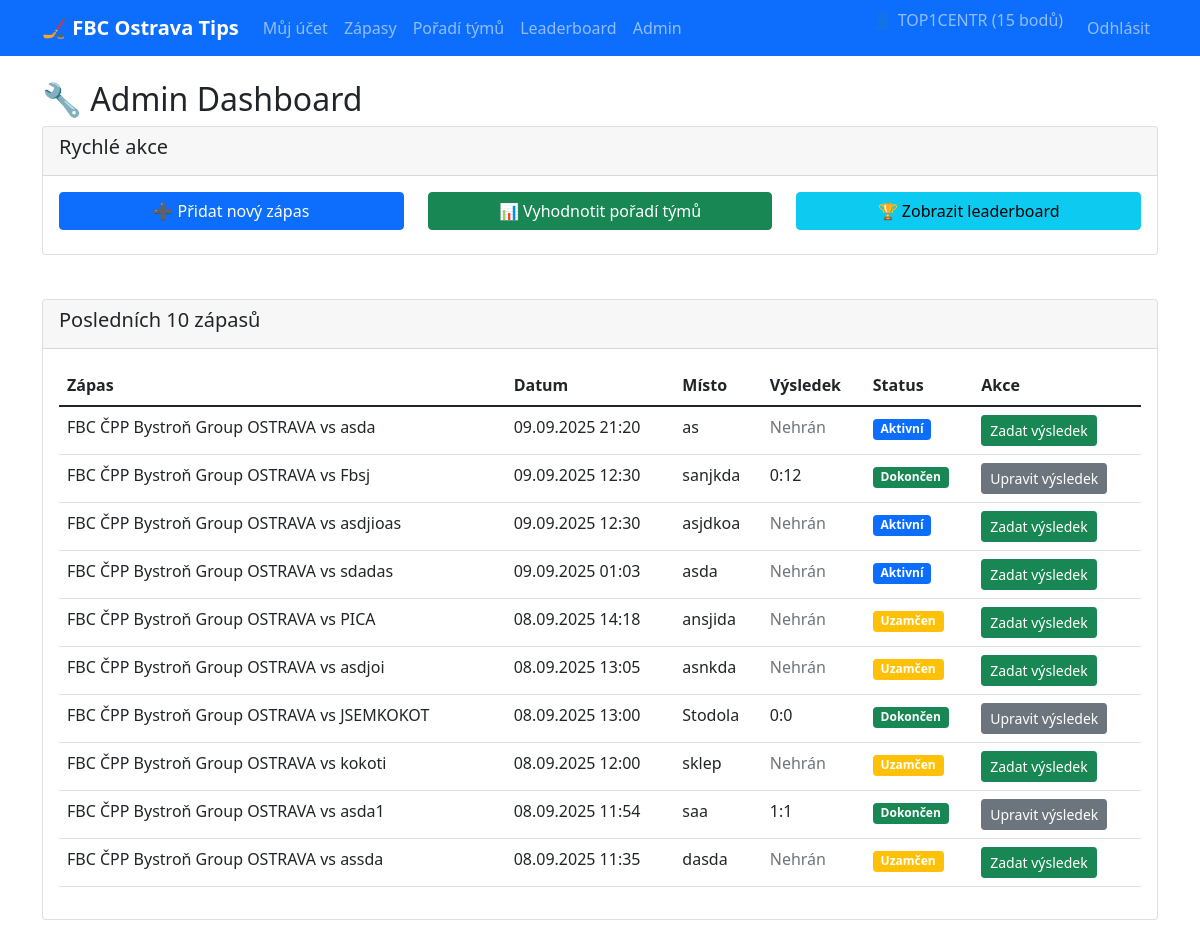
The page /admin-panel/ (signed in) on the database its author committed.
### tipovani/models.py (models this page shows, shortened)
class UserProfile(models.Model):
    user = models.OneToOneField(User, on_delete=models.CASCADE)
    points = models.IntegerField(default=0)

class Match(models.Model):
    home_team = models.CharField(max_length=100, default="FBC ČPP Bystroň Group OSTRAVA")
    opponent = models.CharField(max_length=100)
    datetime = models.DateTimeField()
    location = models.CharField(max_length=200)
    home_score = models.IntegerField(null=True, blank=True)
    away_score = models.IntegerField(null=True, blank=True)
    is_finished = models.BooleanField(default=False)
    question = models.CharField(max_length=255)
    correct_answer = models.BooleanField(null=True, blank=True)  # bude vyplněno až po zápase
    def is_locked(self):
        return timezone.now() >= (self.datetime - timedelta(hours=1))

### tipovani/views.py (the view)
# urls.py: path('admin-panel/', views.admin_dashboard, name='admin_dashboard'),
@login_required
def admin_dashboard(request):
    if not request.user.is_staff:
        messages.error(request, 'Nemáte oprávnění pro přístup do admin sekce!')
        return redirect('dashboard')
    matches = Match.objects.all().order_by('-datetime')[:10]
    return render(request, 'tipovani/admin/admin_dashboard.html', {'matches': matches})

### tipovani/templates/tipovani/admin/admin_dashboard.html (shortened to what this page needs)
{% extends 'tipovani/base.html' %}
{% block content %}
<h2>🔧 Admin Dashboard</h2>
<div class="row">
    <div class="col-md-12">
        <div class="card">
            <div class="card-header">
                <h5>Rychlé akce</h5>
            </div>
            <div class="card-body">
                <div class="row">
                    <div class="col-md-4">
                        <a href="{% url 'pridat_zapas' %}" class="btn btn-primary w-100 mb-2">
                            ➕ Přidat nový zápas
                        </a>
                    </div>
                    <div class="col-md-4">
                        <a href="{% url 'vyhodnotit_poradi' %}" class="btn btn-success w-100 mb-2">
                            📊 Vyhodnotit pořadí týmů
                        </a>
                    </div>
                    <div class="col-md-4">
                        <a href="{% url 'leaderboard' %}" class="btn btn-info w-100 mb-2">
                            🏆 Zobrazit leaderboard
                        </a>
                    </div>
                </div>
            </div>
        </div>
    </div>
</div>
<div class="row mt-4">
    <div class="col-md-12">
        <div class="card">
            <div class="card-header">
                <h5>Posledních 10 zápasů</h5>
            </div>
            <div class="card-body">
                {% if matches %}
                    <div class="table-responsive">
                        <table class="table">
                            <thead>
                                <tr>
                                    <th>Zápas</th>
                                    <th>Datum</th>
                                    <th>Místo</th>
                                    <th>Výsledek</th>
                                    <th>Status</th>
                                    <th>Akce</th>
                                </tr>
                            </thead>
                            <tbody>
                                {% for match in matches %}
                                <tr>
                                    <td>{{ match.home_team }} vs {{ match.opponent }}</td>
                                    <td>{{ match.datetime|date:"d.m.Y H:i" }}</td>
                                    <td>{{ match.location }}</td>
                                    <td>
                                        {% if match.is_finished %}
                                            {{ match.home_score }}:{{ match.away_score }}
                                        {% else %}
                                            <span class="text-muted">Nehrán</span>
                                        {% endif %}
                                    </td>
                                    <td>
                                        {% if match.is_finished %}
                                            <span class="badge bg-success">Dokončen</span>
                                        {% elif match.is_locked %}
                                            <span class="badge bg-warning">Uzamčen</span>
                                        {% else %}
                                            <span class="badge bg-primary">Aktivní</span>
                                        {% endif %}
                                    </td>
                                    <td>
                                        {% if not match.is_finished %}
                                            <a href="{% url 'zadat_vysledek' match.id %}" class="btn btn-sm btn-success">
                                                Zadat výsledek
                                            </a>
                                        {% else %}
                                            <a href="{% url 'zadat_vysledek' match.id %}" class="btn btn-sm btn-secondary">
                                                Upravit výsledek
                                            </a>
                                        {% endif %}
                                    </td>
                                </tr>
                                {% endfor %}
                            </tbody>
                        </table>
                    </div>
                {% else %}
                    <p class="text-muted">Zatím nejsou žádné zápasy</p>
                {% endif %}
            </div>
        </div>
    </div>
</div>
{% endblock %}

### tipovani/templates/tipovani/base.html (shortened to what this page needs)
<!DOCTYPE html>
<html lang="cs">
<head>
    <link href="https://cdn.jsdelivr.net/npm/bootstrap@5.1.3/dist/css/bootstrap.min.css" rel="stylesheet">
</head>
<body>
    <nav class="navbar navbar-expand-lg navbar-dark bg-primary">
        <div class="container">
            <a class="navbar-brand" href="{% url 'dashboard' %}">🏒 FBC Ostrava Tips</a>
            {% if user.is_authenticated %}
            <div class="collapse navbar-collapse" id="navbarNav">
                <ul class="navbar-nav me-auto">
                    <li class="nav-item">
                        <a class="nav-link" href="{% url 'dashboard' %}">Můj účet</a>
                    </li>
                    <li class="nav-item">
                        <a class="nav-link" href="{% url 'zapasy' %}">Zápasy</a>
                    </li>
                    <li class="nav-item">
                        <a class="nav-link" href="{% url 'poradi_tymu' %}">Pořadí týmů</a>
                    </li>
                    <li class="nav-item">
                        <a class="nav-link" href="{% url 'leaderboard' %}">Leaderboard</a>
                    </li>
                    {% if user.is_staff %}
                    <li class="nav-item">
                        <a class="nav-link" href="{% url 'admin_dashboard' %}">Admin</a>
                    </li>
                    {% endif %}
                </ul>
                <ul class="navbar-nav">
                    <li class="nav-item">
                        <span class="navbar-text me-3">
                            👤 {{ user.username }} ({{ user.userprofile.points|default:0 }} bodů)
                        </span>
                    </li>
                    <li class="nav-item">
                        <a class="nav-link" href="{% url 'logout' %}">Odhlásit</a>
                    </li>
                </ul>
            </div>
            {% endif %}
        </div>
    </nav>
    <div class="container mt-4">
        {% block content %}
        {% endblock %}
    </div>
</body>
</html>

### tipovani/templates/tipovani/base.html (style rules this page uses)
.navbar-brand { font-weight: bold; }
.card { margin-bottom: 20px; }

### rows shown on the page
Match: home_team "FBC ČPP Bystroň Group OSTRAVA", opponent "asda", datetime "09.09.2025 21:20", location "as", is_finished "Nehrán"
Match: home_team "FBC ČPP Bystroň Group OSTRAVA", opponent "Fbsj", datetime "09.09.2025 12:30", location "sanjkda", home_score "0", away_score "12", is_finished "Dokončen"
Match: home_team "FBC ČPP Bystroň Group OSTRAVA", opponent "asdjioas", datetime "09.09.2025 12:30", location "asjdkoa", is_finished "Nehrán"
Match: home_team "FBC ČPP Bystroň Group OSTRAVA", opponent "sdadas", datetime "09.09.2025 01:03", location "asda", is_finished "Nehrán"
Match: home_team "FBC ČPP Bystroň Group OSTRAVA", opponent "PICA", datetime "08.09.2025 14:18", location "ansjida", is_finished "Nehrán"
Match: home_team "FBC ČPP Bystroň Group OSTRAVA", opponent "asdjoi", datetime "08.09.2025 13:05", location "asnkda", is_finished "Nehrán"
Match: home_team "FBC ČPP Bystroň Group OSTRAVA", opponent "JSEMKOKOT", datetime "08.09.2025 13:00", location "Stodola", home_score "0", away_score "0", is_finished "Dokončen"
Match: home_team "FBC ČPP Bystroň Group OSTRAVA", opponent "kokoti", datetime "08.09.2025 12:00", location "sklep", is_finished "Nehrán"
Match: home_team "FBC ČPP Bystroň Group OSTRAVA", opponent "asda1", datetime "08.09.2025 11:54", location "saa", home_score "1", away_score "1", is_finished "Dokončen"
Match: home_team "FBC ČPP Bystroň Group OSTRAVA", opponent "assda", datetime "08.09.2025 11:35", location "dasda", is_finished "Nehrán"

### other values the page prints
{{ user.username }} "TOP1CENTR"
{{ user.userprofile.points|default:0 }} "15"
